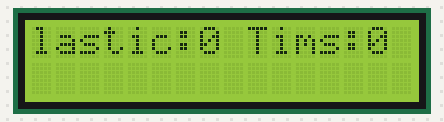
The sketch below on a simulated Arduino Uno, built with avr-gcc and run on an emulated ATmega328P. On the bench: 16×2 character LCD.

Above: at 0.14 s.
At 0.89 s:
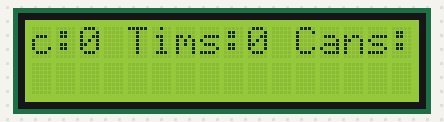
At 1.64 s:
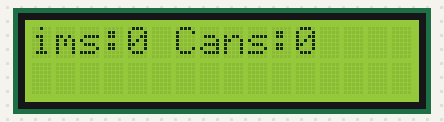
At 3.29 s:
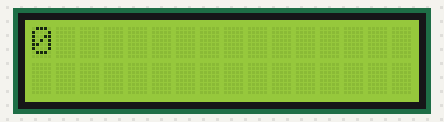
At 4.95 s:
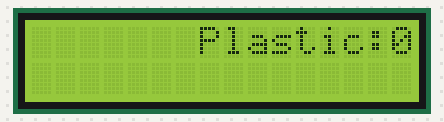
At 6.61 s:
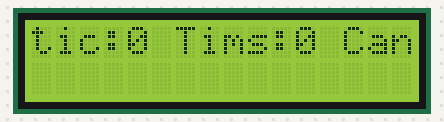

The sketch:

sketch_mar25a.ino
```cpp
// include the library code:
#include <LiquidCrystal.h>

  String items[3] = {"Plastic:"," Tims:", " Cans:"};
  int counter[3] = {0,0,0};
  int stringLenght = items[0].length() + items[1].length() + items[2].length() + 3;


// initialize the library with the numbers of the interface pins
LiquidCrystal lcd(8, 9, 10, 11, 12, 13);

void setup() {
  // set up the LCD's number of columns and rows:
  lcd.begin(16, 2);


}

void loop() {

  lcd.clear();
  displayer();
  for (int positionCounter = 0; positionCounter < 25; positionCounter++) {
    // scroll one position left:
    lcd.scrollDisplayLeft();
    // wait a bit:
    delay(150);
  }
  lcd.clear();
  lcd.setCursor(15,0);
  displayer();
    for (int positionCounter = 15; positionCounter > 0; positionCounter--) {
    // scroll one position left:
    lcd.scrollDisplayLeft();
    // wait a bit:
    delay(150);
  }

}

void displayer(){
  lcd.print(items[0] + String(counter[0]));
  lcd.print(items[1] + String(counter[1]));
  lcd.print(items[2] + String(counter[2]));
}

void increment(int item){
    counter[item]++;
  }
```

Measured:
- by itself, everything shown: repeats every 6.0 s, in 39 steps
